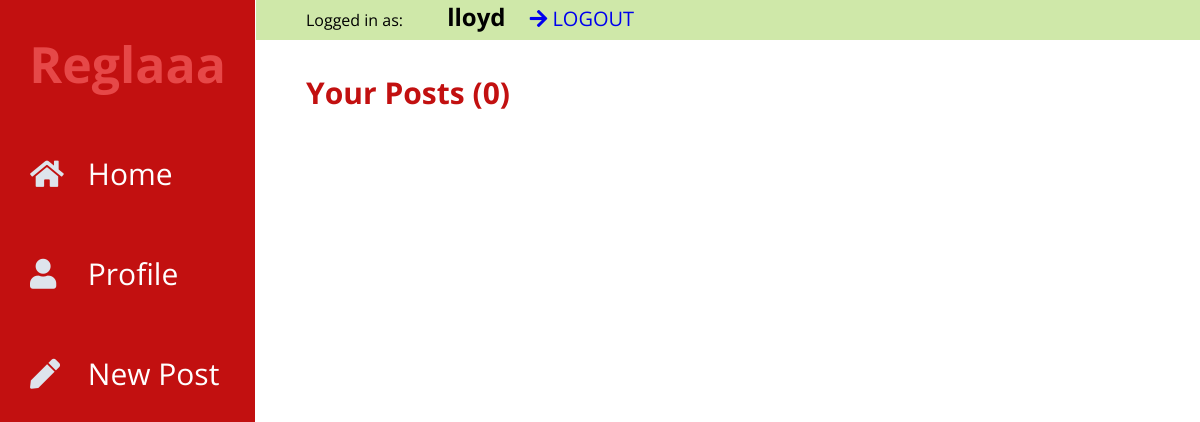
The page /2/profile (signed in) on the database as committed earlier.
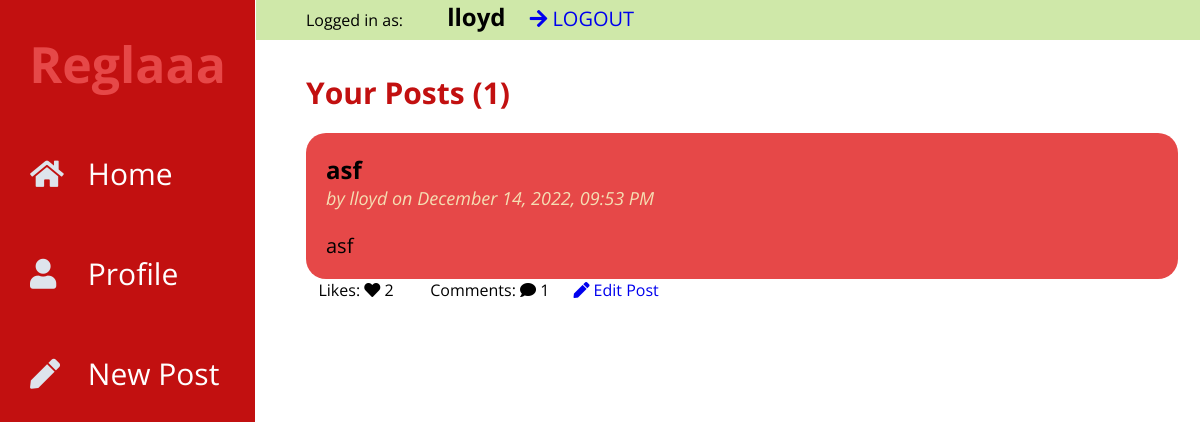
The same page on the database as committed later.
### tables this page shows
CREATE TABLE post (
  id INTEGER PRIMARY KEY AUTOINCREMENT,
  author_id INTEGER NOT NULL,
  created TIMESTAMP DEFAULT (datetime('now','localtime')),
  title TEXT NOT NULL,
  body TEXT NOT NULL,
  FOREIGN KEY (author_id) REFERENCES user (id)
);

CREATE TABLE user (
  id INTEGER PRIMARY KEY AUTOINCREMENT,
  username TEXT UNIQUE NOT NULL,
  password TEXT NOT NULL
);

### flaskr/blog.py (the view)
@bp.route("/<int:userid>/profile")
@login_required
def profile(userid):
    db = get_db()
    posts = db.execute(
        "SELECT p.id, title, body, created, author_id, username,"
        "(SELECT COUNT(user_id) FROM likes WHERE post_id = p.id) AS likes,"
        "(SELECT COUNT(user_id) FROM comments WHERE post_id = p.id) AS comments"
        " FROM post p JOIN user u ON p.author_id = u.id"
        " WHERE p.author_id = ?"
        " ORDER BY created DESC"
        ,(userid,),
    ).fetchall()
    return render_template("blog/profile.html", posts=posts, length=len(posts))

### flaskr/auth.py (called while the page is built)
def login_required(view):
    @functools.wraps(view)
    def wrapped_view(**kwargs):
        if g.user is None:
            return redirect(url_for("auth.login"))
        return view(**kwargs)
    return wrapped_view

@bp.before_app_request
def load_logged_in_user():
    user_id = session.get("user_id")
    if user_id is None:
        g.user = None
        g.liked = None
    else:
        g.user = (
            get_db().execute("SELECT * FROM user WHERE id = ?", (user_id,)).fetchone()
        )
        likedd = (
            get_db().execute("SELECT post_id,user_id FROM likes WHERE user_id = ?", (user_id,)).fetchall()
        )
        g.liked = []
        for like in likedd:
            g.liked.append([like['post_id'],like['user_id']])

### flaskr/db.py (called while the page is built)
def get_db():
    if "db" not in g:
        g.db = sqlite3.connect(
            current_app.config["DATABASE"], detect_types=sqlite3.PARSE_DECLTYPES
        )
        g.db.row_factory = sqlite3.Row
    return g.db

### flaskr/templates/blog/profile.html
{% extends 'base.html' %}
{% block posts %}
  <p class="title">{% block title %}Your Posts ({{ length }}){% endblock %}</p>
{% endblock %}
{% block content %}
  {% for post in posts %}
    <article class="post">
        <div class="body">
            <h2>{{ post['title'] }}</h2>
            <p class="about">by {{ post['username'] }} on {{ post['created'].strftime("%B %d, %Y, %I:%M %p") }}</p>
            <br>
            <br>
            <p class="body">{{ post['body'] }}</p>
        </div>
    </article>
    <div class="opt">
        <span class="icon">&nbsp&nbsp&nbspLikes: <i class="fas fa-heart"></i></span>
        <p>{{ post['likes'] }}</p>
        <span class="icon">&nbsp&nbsp&nbspComments: <i class="fas fa-comment"></i></span>
        <p> {{ post.comments }}</p>
        {% if g.user['id'] == post['author_id'] %}
                    <a class="action" href="{{ url_for('blog.update', id=post['id']) }}">
                        <span class="icon"><i class="fas fa-pen"></i></span>
                        <span class="item">Edit Post</span>
                    </a>
        {% endif %}
    </div>
  {% endfor %}
{% endblock %}

Rows that differ between the two databases and show on the page:
added post: title "asf", username "lloyd", created "December 14, 2022, 09:53 PM", body "asf", likes "2", comments "1"
Other text that changed with them:
{{ length }}: "0" → "1"
